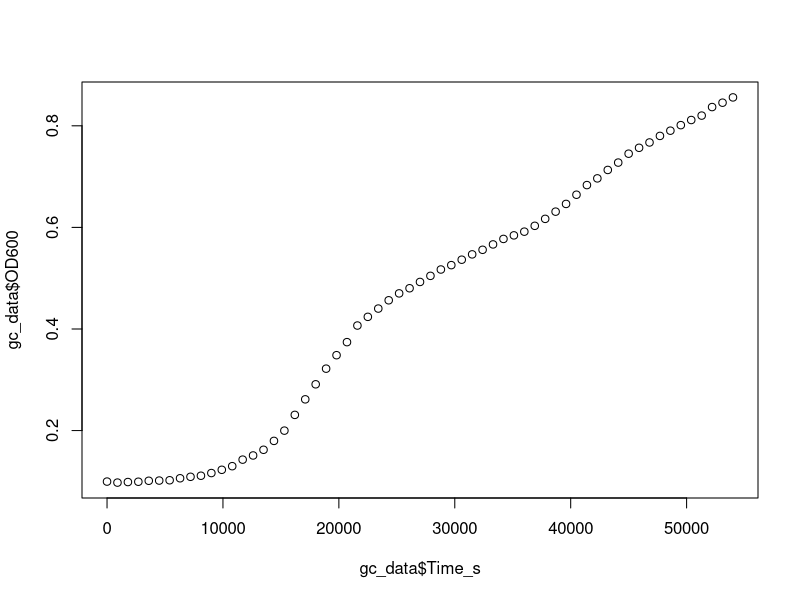
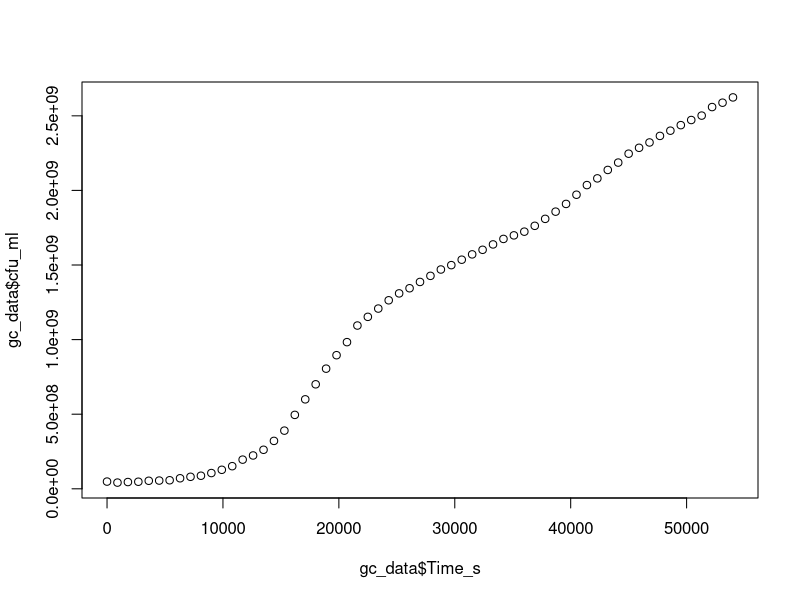
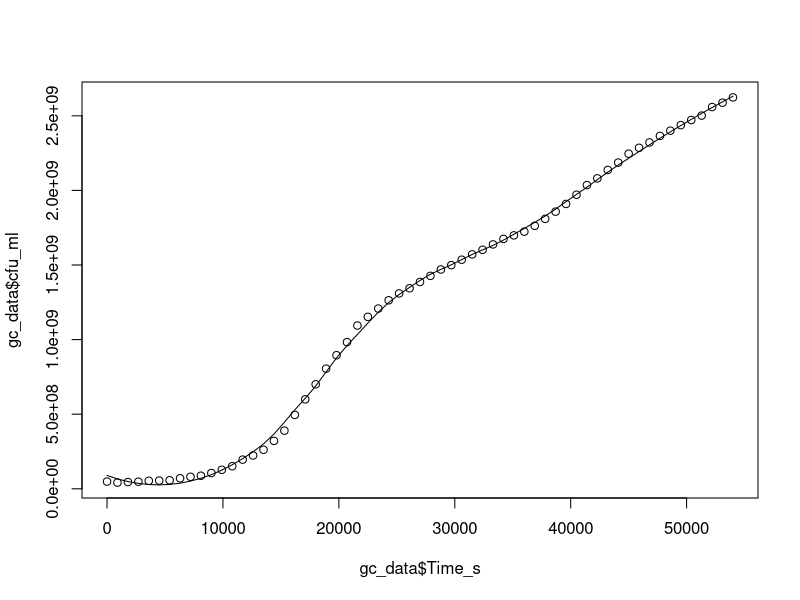
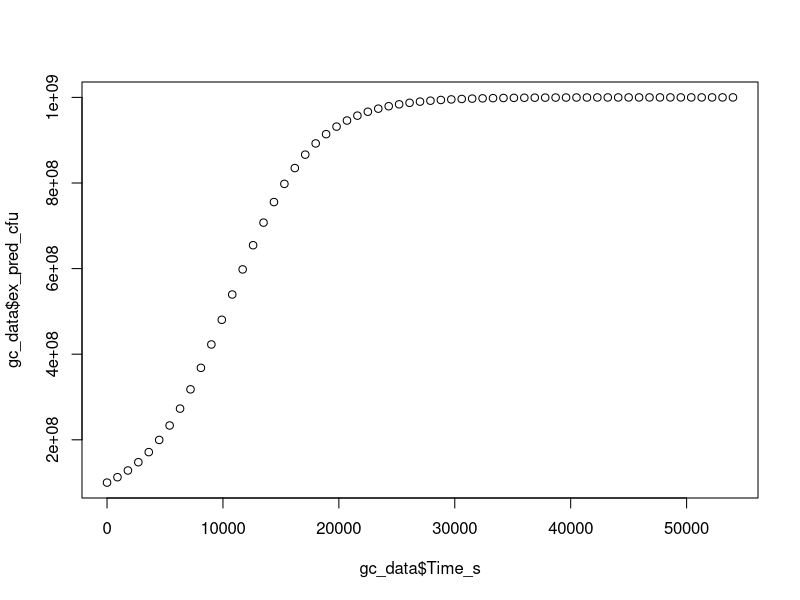
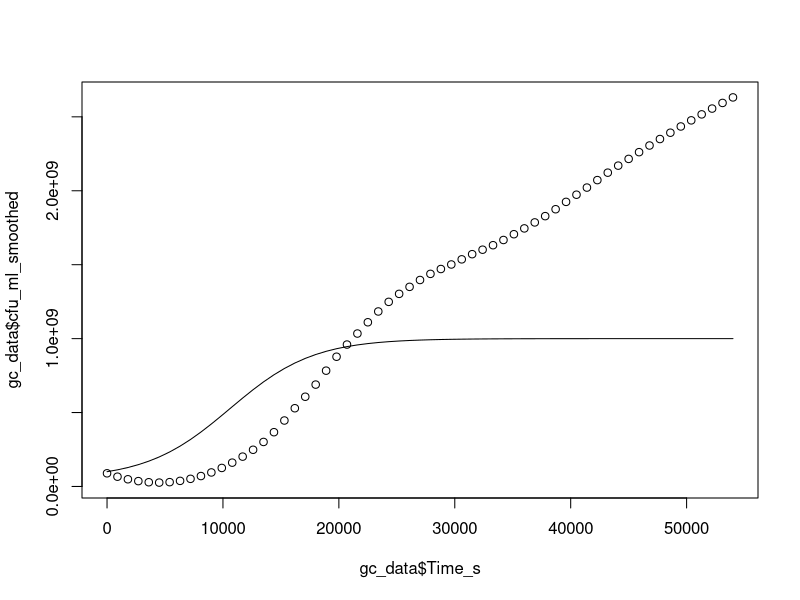
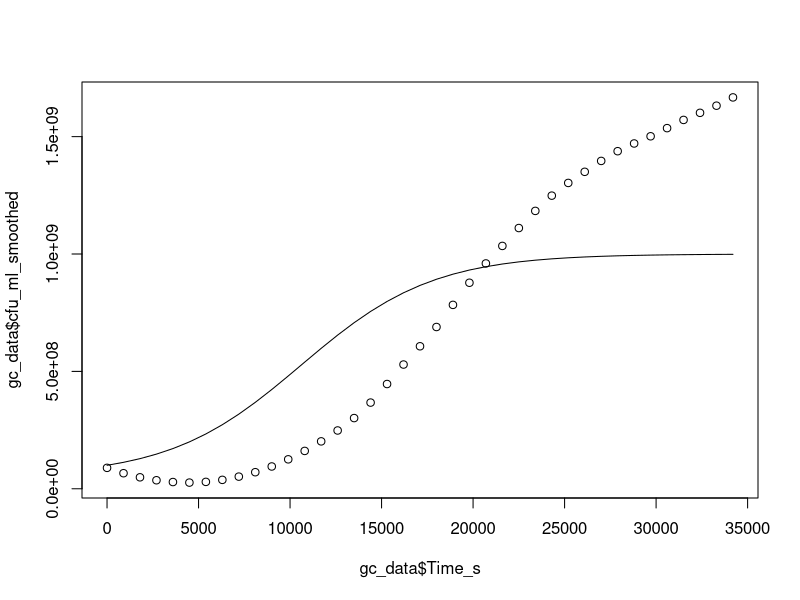
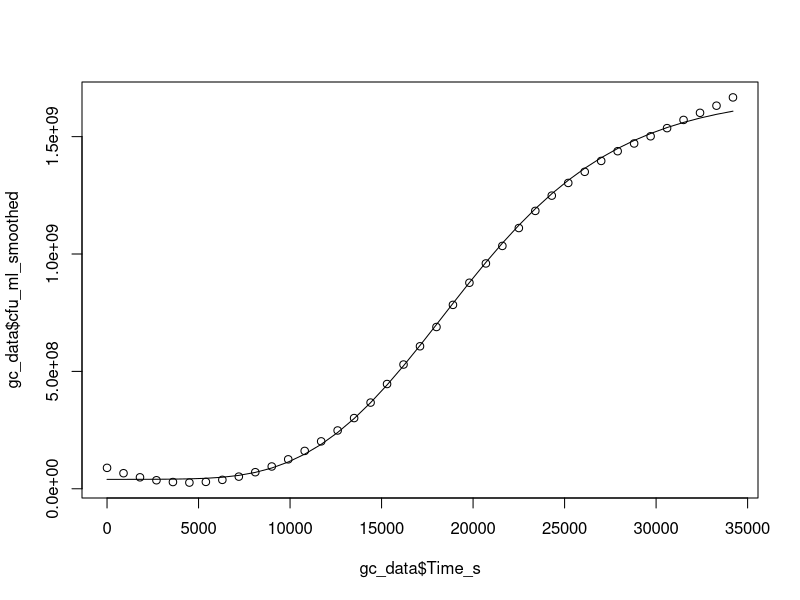

R code for these plots, in order:
#Example growth curve code
set.seed(1)
library("ggplot2")
library("dplyr")

gc_data <- read.csv("Example_dat.csv", stringsAsFactors = F)

#Plot data
plot(gc_data$Time_s, gc_data$OD600)
plot(gc_data$Time_s, gc_data$cfu_ml)

#Smooth data
loess_out <- loess(cfu_ml ~ Time_s,
                   data = gc_data,
                   span = 0.5, #this is the "smoothness" tuning parameter
                   degree = 2)

gc_data$cfu_ml_smoothed <- loess_out$fitted

#Plot data with smoothed
plot(gc_data$Time_s, gc_data$cfu_ml)
lines(gc_data$Time_s, gc_data$cfu_ml_smoothed)

#Fit data with Baranyi growth equations

#Define the function that will return a list of predicted densities
# when provided the parameters of the Baranyi growth equation and
# a vector of timepoints
# (Note that parameters in time units are in /hr for this equation)
baranyi_func <- function(r, k, v, q0, m, d0, t_vals) {
  #Copied from Ram et al 2019
  if (anyNA(c(r, k, v, q0, m, d0, t_vals))) {return(NA)}
  if (q0 < 0) {q0 <- 0}
  t_vals_hrs <- t_vals/3600
  a <- t_vals_hrs + 1/m*log((exp(-m*t_vals_hrs)+q0)/(1+q0))
  d <- k/(1-(1-((k/d0)**v))*exp(-r*v*a))**(1/v)
  return(d)
}

#Example use of baranyi func to predict growth for given set of params
gc_data$ex_pred_cfu <- baranyi_func(r = 1,
                            k = 10**9,
                            v = 1,
                            q0 = 1,
                            m = 1,
                            d0 = 10**8,
                            t_vals = gc_data$Time_s)
plot(gc_data$Time_s, gc_data$ex_pred_cfu)

#Comparing example predicted values to actual data
plot(gc_data$Time_s, gc_data$cfu_ml_smoothed)
lines(gc_data$Time_s, gc_data$ex_pred_cfu)

#Now we'll fit the function to the data
# (because my data has a diauxic shift, and the Baranyi function
# doesn't account for a diauxic shift, we'll just use the data points
# before 35000 seconds)
gc_data <- gc_data[gc_data$Time_s < 35000, ]
plot(gc_data$Time_s, gc_data$cfu_ml_smoothed)
lines(gc_data$Time_s, gc_data$ex_pred_cfu)

#Define the function to hand to optim
# this is the one that simply returns the squared error between
#  the observed densities and the predicted densities for a given set
#  of parameters
baranyi_fit_err <- function(params, t_vals, dens_vals) {
  #params <- c("logk" = ..., "logd0" = ..., "r" = ..., "v" = ...,
  #            "m" = ..., "q0" = ...)
  pred_vals <- baranyi_func(r = params["r"],
                            k = 10**params["logk"],
                            v = params["v"],
                            q0 = params["q0"],
                            m = params["m"],
                            d0 = 10**params["logd0"],
                            t_vals = t_vals)
  pred_vals[pred_vals < 0] <- 0
  err <- sum((log10(pred_vals) - log10(dens_vals))**2)
  if (is.infinite(err) | is.na(err)) {return(2*10**300)} else {return(err)}
}

#Now run optim to find the fitted parameters
optim_results <- optim(
  #Provide a vector of initial guesses for the parameters
  par = c("logk" = log10(10**9),
          "logd0" = log10(10**8),
          "r" = 1,
          "v" = 1,
          "m" = 1,
          "q0" = 1),
  fn = baranyi_fit_err,
  dens_vals = gc_data$cfu_ml_smoothed,
  t_vals = gc_data$Time_s,
  method = "BFGS")
  
#Take a look at the resulting optimized parameters
optim_results$par

#Calculate predicted density using fitted values
gc_data$ex_pred_cfu <- baranyi_func(r = optim_results$par["r"],
                            k = 10**optim_results$par["logk"],
                            v = optim_results$par["v"],
                            q0 = optim_results$par["q0"],
                            m = optim_results$par["m"],
                            d0 = 10**optim_results$par["logd0"],
                            t_vals = gc_data$Time_s)

plot(gc_data$Time_s, gc_data$cfu_ml_smoothed)
lines(gc_data$Time_s, gc_data$ex_pred_cfu)